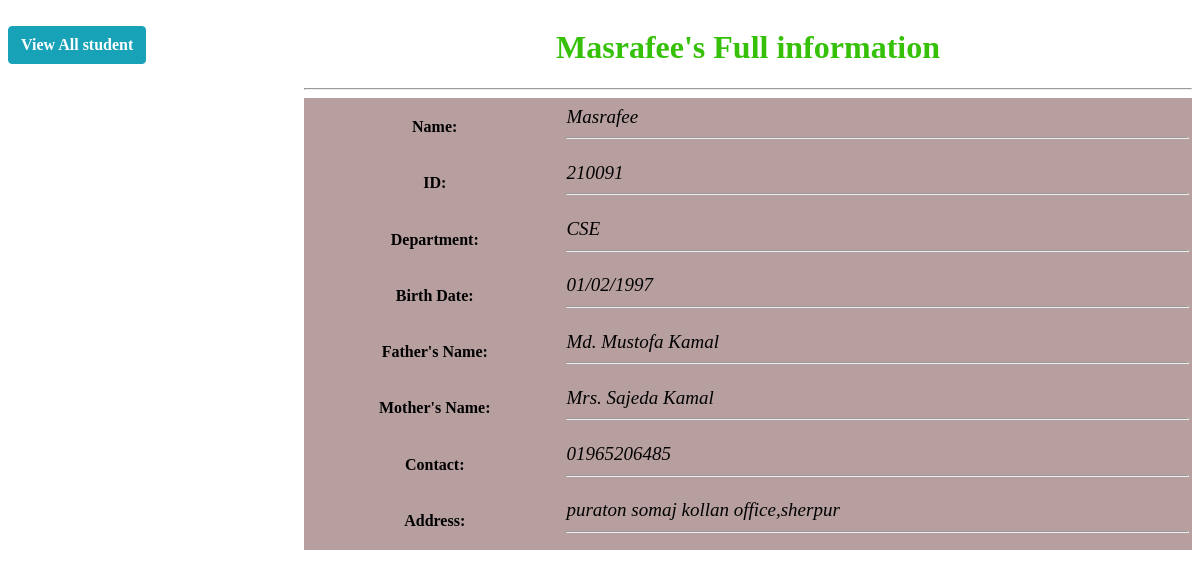
Page /show.php?id=210091 on the committed database.
### tables this page shows
CREATE TABLE `student` (
  `name` varchar(100) NOT NULL,
  `id` varchar(100) NOT NULL,
  `dept` varchar(1000) NOT NULL,
  `birth` varchar(100) NOT NULL,
  `father` varchar(100) NOT NULL,
  `mother` varchar(100) NOT NULL,
  `mobile` varchar(210) NOT NULL,
  `address` varchar(110) NOT NULL
);

### show.php (the view, shortened to what this page needs)
<?php
  $id=$_GET['id'];
  $conn=mysqli_connect('localhost','root','','sms');
  $sql="SELECT *FROM student WHERE id=$id";
  $result=mysqli_query($conn,$sql);
  $std=mysqli_fetch_assoc($result);
 ?>
<!DOCTYPE html>
<html>
<head>
	<link rel="stylesheet" type="text/css" href="ds.css">
</head>
<body>
  <div class="left">
  	<br>
  	<a class="button btn-info" href="first.php">View All student</a>
  </div>
  <div class="right">
    <h1 class="center" style="color:#36c108"><?php echo $std['name'];?>'s Full information</h1>
    <hr>
    <div class="td">
    	<table class="tab">
    	  <tr>
    	  	<th>Name: </th>
    	  	<td class="it"><?php echo $std['name']?> <hr></td>
    	  </tr>
    	  <tr>
    	  	<th>ID: </th>
    	  	<td class="it"><?php echo $std['id']?><hr></td>
    	  </tr>
       	  <tr>
    	  	<th>Department: </th>
    	  	<td class="it"><?php echo $std['dept']?><hr></td>
    	  </tr>
    	  <tr>
    	  	<th>Birth Date: </th>
    	  	<td class="it"><?php echo $std['birth']?><hr></td>
    	  </tr>
    	  <tr>
    	  	<th>Father's Name: </th>
    	  	<td class="it"><?php echo $std['father']?><hr></td>
    	  </tr>
    	  <tr>
    	  	<th>Mother's Name: </th>
    	  	<td class="it"><?php echo $std['mother']?><hr></td>
    	  </tr>
    	  <tr>
    	  	<th>Contact: </th>
    	  	<td class="it"><?php echo $std['mobile']?><hr></td>
    	  </tr>
    	  <tr>
    	  	<th>Address: </th>
    	  	<td class="it"><?php echo $std['address']?><hr>
    	  	</td>
    	  </tr>
    	</table>
    </div>
  </div>
</body>
</html>

### ds.css (style rules this page uses)
.left { float: left; }
.center { text-align: center; }
.right { float: right; width: 75%; }
.button { display: inline-block; font-weight: 700; text-align: center; border: 1px solid transparent; padding: 0.375rem 0.75rem; font-size: 1rem; line-height: 1.5; border-radius: 0.25rem; text-decoration: none; }
.btn-info { color: #fff; background-color: #17a2b8; border-color: #17a2b8; }
.it { font-style: italic; font-size: 19px; }
.tab { height: 452px; background: #b79f9f; width: 100%; }
.td { background-color: orange; }

### rows in the picture
student: name "Masrafee", id "210091", dept "CSE", birth "01/02/1997", father "Md. Mustofa Kamal", mother "Mrs. Sajeda Kamal", mobile "01965206485", address "puraton somaj kollan office,sherpur"
